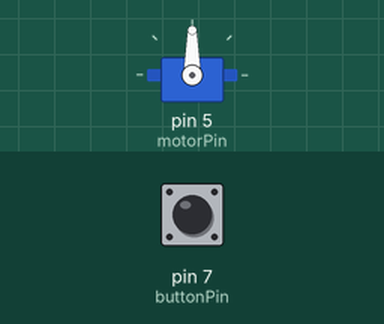
Simulated run of this sketch. Board: Arduino Uno, built with avr-gcc and run on an emulated ATmega328P. Shown: servo. Inputs (shaded band) come from the test bench; at power-on: pin 7 (buttonPin) LOW.

Above: at 1.2 s.
1.3 s: pin 7 (buttonPin) pulled HIGH for 0.15 s
At 1.38 s:
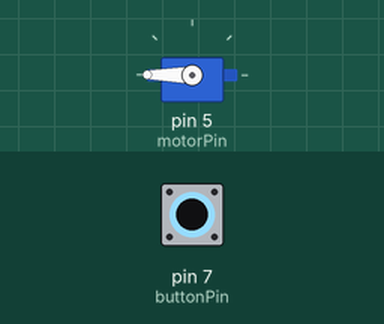
2.9 s: pin 7 (buttonPin) pulled HIGH for 3.2 s
At 7.5 s:
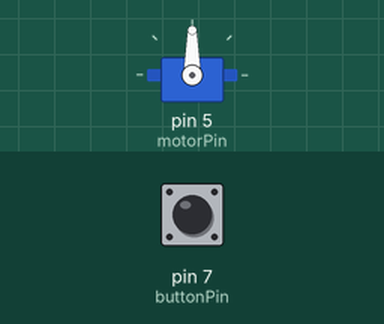
Timing chart, 0 to 9.0 s (numbered marks = the images above; inputs shaded):
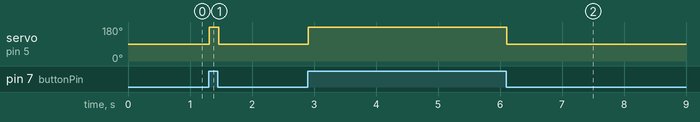

Measured:
- after the input at 1.3 s, servo on pin 5 (motorPin): 90° → 180° at once, → 90° 0.15 s later
- after the input at 2.9 s, servo on pin 5 (motorPin): 90° → 180° at once, → 90° 3.2 s later

The sketch:

Sample_1.ino
```cpp
/*
  サンプル1
  - ポタンを押している間だけモータが90度回転します
*/
#include <Servo.h>  // サーボモータを使うときのおまじない

/* ここで，プログラム内で使う変数を宣言します */
Servo Motor;             // Motorという名前でプログラム内で使いますという宣言
int buttonPin = 7;       // ボタンのコネクタ番号（D7につないだ場合）
int motorPin = 5;        // モータのコネクタ番号（D5につないだ場合）
int buttonState;         // ボタンの状態
int shaft = 90;          // モータの角度を記憶する変数（90度から開始）

/*
  setupは最初に1度だけ行うセンサやアクチュエータの設定
  各コネクタがINPUT（センサ）かOUTPUT（アクチュエータ）かをここで指定します
*/
void setup() {
  Motor.attach(motorPin);     // サーボモータの接続
  Motor.write(shaft);         // サーボモータを90度の位置に設定（0度だと微振動するかもしれないので…）
  pinMode(buttonPin, INPUT);  // ポタンをINPUTとして設定
}

/*
  loopの中に動かしたいプログラムを書きます
  loopの中の処理はずっと繰り返し行われます（delayを入れなければ1瞬で1周を終えます）
*/
void loop() {

  // ボタンの状態を読み込む（押している間はHIGH）
  buttonState = digitalRead(buttonPin);

  // ボタンが押されているか否かで角度を変更
  if (buttonState == HIGH) {
    shaft = 180;
  } else {
    shaft = 90;
  }

  // shaftで指定された位置に回転
  Motor.write(shaft);

  // スイッチのチャタリングの影響を軽減する
  delay(15);
}
```
